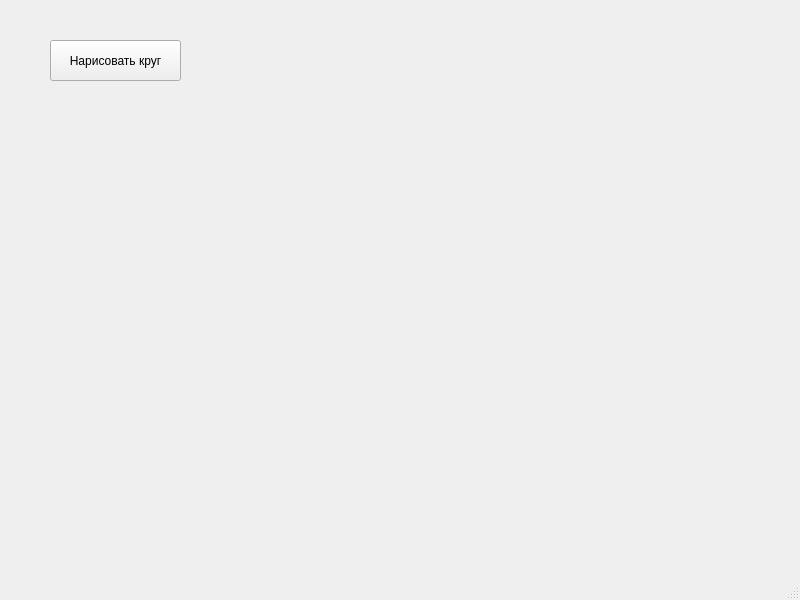
<?xml version="1.0" encoding="UTF-8"?>
<ui version="4.0">
 <class>MainWindow</class>
 <widget class="QMainWindow" name="MainWindow">
  <property name="geometry">
   <rect>
    <x>0</x>
    <y>0</y>
    <width>800</width>
    <height>600</height>
   </rect>
  </property>
  <property name="windowTitle">
   <string>MainWindow</string>
  </property>
  <widget class="QWidget" name="centralwidget">
   <widget class="QPushButton" name="pushButton">
    <property name="geometry">
     <rect>
      <x>50</x>
      <y>40</y>
      <width>131</width>
      <height>41</height>
     </rect>
    </property>
    <property name="text">
     <string>Нарисовать круг</string>
    </property>
   </widget>
  </widget>
  <widget class="QMenuBar" name="menubar">
   <property name="geometry">
    <rect>
     <x>0</x>
     <y>0</y>
     <width>800</width>
     <height>21</height>
    </rect>
   </property>
  </widget>
  <widget class="QStatusBar" name="statusbar"/>
 </widget>
 <resources/>
 <connections/>
</ui>
